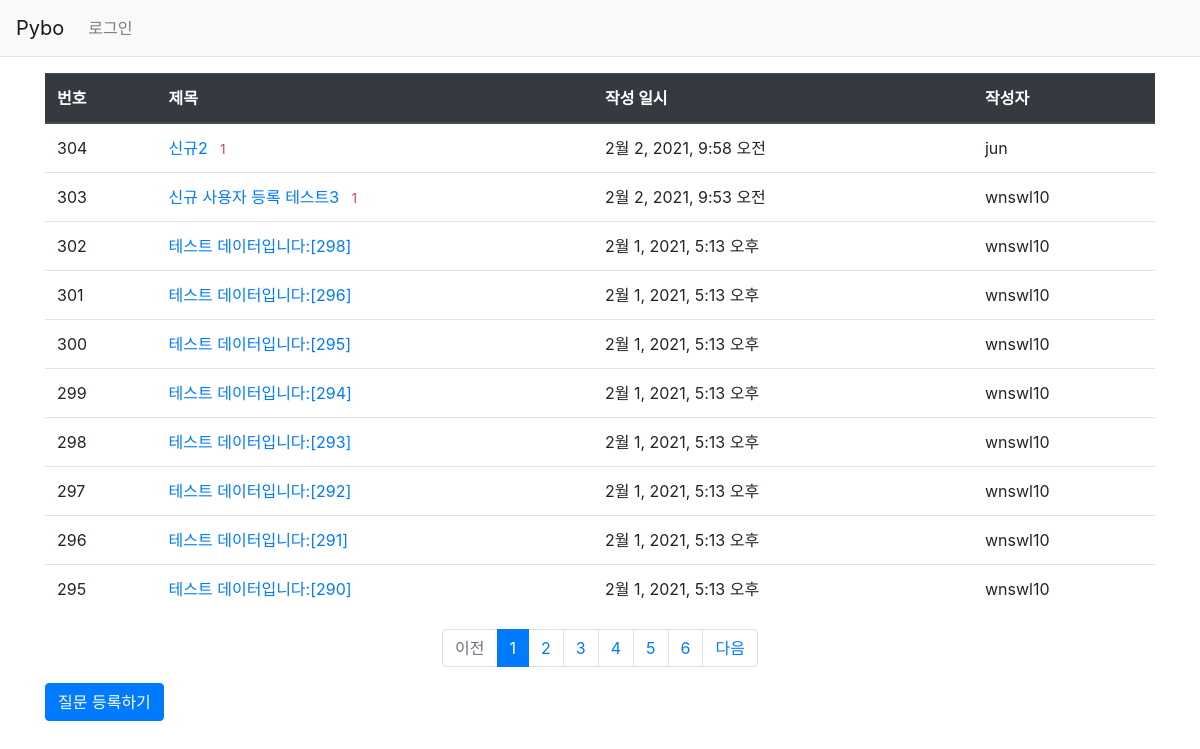
Screenshot of /pybo/ with the database file from the repository.
### pybo/models.py (models this page shows, shortened)
class Question(models.Model) :
    subject = models.CharField(max_length=200)
    content = models.TextField()
    create_date = models.DateTimeField()
    author = models.ForeignKey(User, on_delete=models.CASCADE)
    modify_date = models.DateTimeField(null=True, blank=True)

### pybo/views.py (the view)
# urls.py: path('', p_views.index, name='index'),
def index(request) :
    page = request.GET.get('page', '1')
    question_list = Question.objects.order_by('-create_date')
    paginator = Paginator(question_list, 10)
    page_obj = paginator.get_page(page)
    context = {'question_list':page_obj}
    return render(request, 'pybo/question_list.html', context)

### pybo/templatetags/pybo_filter.py (called while the page is built)
@register.filter
def sub(value, arg) :
    return value - arg

### templates/pybo/question_list.html
{% extends 'base.html' %}
{% load pybo_filter %}
{% block content %}
<div class = "container my-3">
    <table class="table">
        <thead>
            <tr class="thead-dark">
                <th>번호</th>
                <th>제목</th>
                <th>작성 일시</th>
                <th>작성자</th>
            </tr>
        </thead>
        <tbody>
        {% if question_list %}
        {% for question in question_list %}
            <tr>
                <td>{{ question_list.paginator.count|sub:question_list.start_index|sub:forloop.counter0|add:1 }}</td>
                <td>
                    <a href="{% url 'pybo:detail' question.id %}">{{ question.subject }}</a>
                    {% if question.answer_set.count > 0 %}
                    <span class="text-danger small ml-2">{{ question.answer_set.count }}</span>
                    {% endif %}
                </td>
                <td>{{ question.create_date }}</td>
                <td>{{ question.author }}</td>
            </tr>
        {% endfor %}
        {% else %}
            <tr>
                <td colspan="3">질문이 없습니다.</td>
            </tr>
        {% endif %}
        </tbody>
    </table>
    <ul class="pagination justify-content-center">
        {% if question_list.has_previous %}
        <li class="page-item">
            <a class="page-link" href="?page={{ question_list.previous_page_number }}">이전</a>
        </li>
        {% else %}
        <li class="page-item disabled">
            <a class="page-link" tabindex="-1" aria-disabled="true" href="#">이전</a>
        </li>
        {% endif %}
        {% for page_number in question_list.paginator.page_range %}
            {% if page_number >= question_list.number|add:-5 and page_number <= question_list.number|add:5 %}
                {% if page_number == question_list.number %}
            <li class="page-item active" aria-current="page">
                <a class="page-link" href="?page={{ page_number }}">{{ page_number }}</a>
            </li>
                {% else %}
            <li class="page-item">
                <a class="page-link" href="?page={{ page_number }}">{{ page_number}}</a>
            </li>
                {% endif %}
            {% endif %}
        {% endfor %}
        {% if question_list.has_next %}
        <li class="page-item">
            <a class="page-link" href="?page={{ question_list.next_page_number }}">다음</a>
        </li>
        {% else %}
        <li class="page-item disabled">
            <a class="page-link" tabindex="-1" aria-disabled="true" href="#">다음</a>
        </li>
        {% endif %}
    </ul>
    <a href="{% url 'pybo:question_create' %}" class="btn btn-primary">질문 등록하기</a>
</div>
{% endblock %}

### rows the page displays
Question: paginator.count|sub "304", subject "신규2", answer_set.count "1", create_date "2월 2, 2021, 9:58 오전", author "jun"
Question: paginator.count|sub "303", subject "신규 사용자 등록 테스트3", answer_set.count "1", create_date "2월 2, 2021, 9:53 오전", author "wnswl10"
Question: paginator.count|sub "302", subject "테스트 데이터입니다:[298]", create_date "2월 1, 2021, 5:13 오후", author "wnswl10"
Question: paginator.count|sub "301", subject "테스트 데이터입니다:[296]", create_date "2월 1, 2021, 5:13 오후", author "wnswl10"
Question: paginator.count|sub "300", subject "테스트 데이터입니다:[295]", create_date "2월 1, 2021, 5:13 오후", author "wnswl10"
Question: paginator.count|sub "299", subject "테스트 데이터입니다:[294]", create_date "2월 1, 2021, 5:13 오후", author "wnswl10"
Question: paginator.count|sub "298", subject "테스트 데이터입니다:[293]", create_date "2월 1, 2021, 5:13 오후", author "wnswl10"
Question: paginator.count|sub "297", subject "테스트 데이터입니다:[292]", create_date "2월 1, 2021, 5:13 오후", author "wnswl10"
Question: paginator.count|sub "296", subject "테스트 데이터입니다:[291]", create_date "2월 1, 2021, 5:13 오후", author "wnswl10"
Question: paginator.count|sub "295", subject "테스트 데이터입니다:[290]", create_date "2월 1, 2021, 5:13 오후", author "wnswl10"

### other values shown
{{ page_number }} "1"
{{ page_number }} "2" "3" "4" "5" "6"
